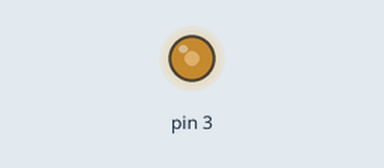
Recording of a sketch running on a simulated Arduino Uno, built with avr-gcc and run on an emulated ATmega328P. Shown: output pins drawn as LEDs (lit = HIGH).

Above: at 0.1 s.
Timing chart, 0 to 1.6 s (numbered marks = the images above):
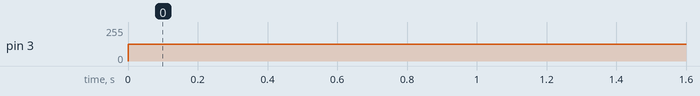

The sketch:

sketch_mar16b.ino
```cpp
void setup() {
  // put your setup code here, to run once:
Serial.begin(9600);
pinMode(3,OUTPUT);
}

void loop() {
  // put your main code here, to run repeatedly:
analogWrite(3,127);
}
```

Measured:
- by itself, pin 3: 0/255 → 127/255 at 0.00 s
